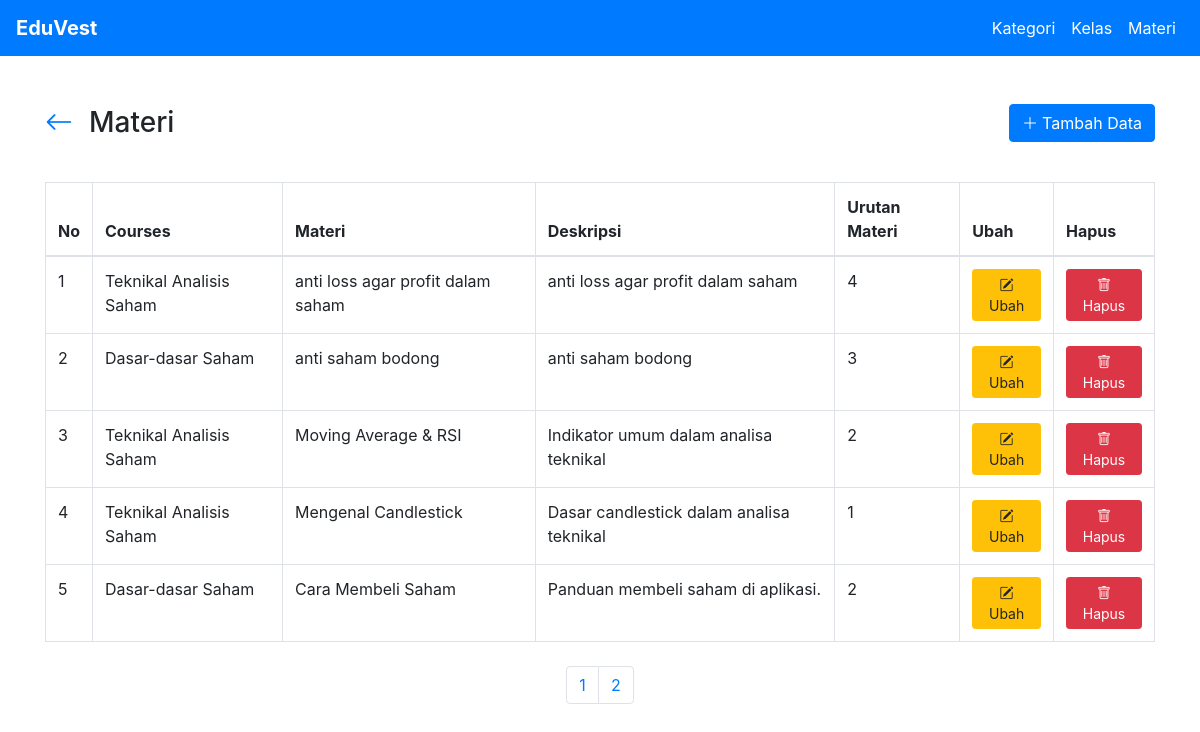
The app's page /lessons/select.php with its own data.
### tables this page shows
CREATE TABLE `lessons` (
  `id_lesson` int(11) NOT NULL,
  `id_course` int(11) NOT NULL,
  `lesson_name` varchar(255) NOT NULL,
  `lesson_description` varchar(255) NOT NULL,
  `lesson_order` int(11) NOT NULL
);

CREATE TABLE `courses` (
  `id_course` int(11) NOT NULL,
  `id_category` int(11) NOT NULL,
  `course_name` varchar(255) NOT NULL,
  `course_description` varchar(255) NOT NULL,
  `course_price` double NOT NULL,
  `course_pictures` varchar(255) NOT NULL
);

### config.php (called while the page is built, shortened)
<?php
    class DB{
        private $host="127.0.0.1";
        private $user="root";
        private $password="";
        private $database="db_eduvest";
        private $koneksi;
        public function __construct()
        {
            $this->koneksi = $this->koneksiDB();
        }
        public function koneksiDB()
        {
            $koneksi=mysqli_connect($this->host,$this->user,$this->password,$this->database);
            return $koneksi;
        }
        public function getALL($sql)
        {
            $result=mysqli_query($this->koneksi,$sql);
            while ($row=mysqli_fetch_assoc($result)) {
                $data[]=$row;
            }
            if (!empty($data)){
                return $data;
            }
        }
        public function rowCOUNT($sql)
        {
            $result=mysqli_query($this->koneksi,$sql);
            $count=mysqli_num_rows($result);
            return $count;
        }
    }
?>

### lessons/select.php (the view, shortened to what this page needs)
<?php
    require_once "../config.php";
    $db=new DB;
    $jumlahdata=$db->rowCOUNT("SELECT id_lesson FROM lessons");
    $banyak=5;
    $halaman=ceil($jumlahdata/$banyak);
    if (isset($_GET['p'])) {
            $p=$_GET['p'];
            $mulai=($p * $banyak)-$banyak;
        }else {
            $mulai=0;
        }
    $sql = "SELECT lessons.*, courses.course_name
    FROM lessons
    JOIN courses ON lessons.id_course = courses.id_course
    ORDER BY id_lesson DESC
    LIMIT $mulai, $banyak";
    $row=$db->getALL($sql);
    $no=1+$mulai;
?>
<!DOCTYPE html>
<html lang="en">
<head>
    <link rel="stylesheet" href="https://cdn.jsdelivr.net/npm/bootstrap@4.6.2/dist/css/bootstrap.min.css">
    <link rel="stylesheet" href="https://cdn.jsdelivr.net/npm/bootstrap-icons@1.10.5/font/bootstrap-icons.css">
</head>
<body>
    <nav class="navbar navbar-expand-lg navbar-dark bg-primary">
        <a class="navbar-brand" href="../"><strong>EduVest</strong></a>
        <div class="collapse navbar-collapse justify-content-end" id="navbarNav">
            <ul class="navbar-nav">
            <li class="nav-item active">
                <a class="nav-link" href="/eduvest/categories/select.php">Kategori</a>
            </li>
            <li class="nav-item active">
                <a class="nav-link" href="/eduvest/courses/select.php">Kelas</a>
            </li>
            <li class="nav-item active">
                <a class="nav-link" href="/eduvest/lessons/select.php">Materi</a>
            </li>
            </ul>
        </div>
    </nav>
    <div class="container">
        <div class="row mt-5">
            <div class="col">
                <div class="d-flex justify-content-between align-items-center mb-3">
                    <div class="d-flex align-items-center">
                        <h3 class="mr-3 m-0">
                            <a href="../" class="text-decoration-none">
                                <i class="bi bi-arrow-left"></i>
                            </a>
                        </h3>
                        <h3 class="mb-0">Materi</h3>
                    </div>
                    <a class="btn btn-primary" href="/eduvest/lessons/add.php" role="button"><i class="bi bi-plus-lg mr-1"></i>Tambah Data</a>
                </div>
            </div>
        </div>
        <div class="table-responsive mt-4">
           <table class="table table-bordered">
                <thead>
                    <tr>
                        <th>No</th>
                        <th>Courses</th>
                        <th>Materi</th>
                        <th>Deskripsi</th>
                        <th>Urutan Materi</th>
                        <th>Ubah</th>
                        <th>Hapus</th>
                    </tr>
                </thead>
                <tbody>
                    <?php foreach ($row as $r): ?>
                        <tr>
                            <td><?php echo $no++?></td>
                            <td><?php echo $r['course_name']?></td>
                            <td><?php echo $r['lesson_name']?></td>
                            <td><?php echo $r['lesson_description']?></td>
                            <td><?php echo $r['lesson_order']?></td>
                            <td><a href="/eduvest/lessons/edit.php?id=<?php echo $r['id_lesson']?>" class="btn btn-warning btn-sm"><i class="bi bi-pencil-square"></i> Ubah</a></td>
                            <td><a href="/eduvest/lessons/delete.php?id=<?php echo $r['id_lesson']?>" class="btn btn-danger btn-sm" onclick="return confirm('Yakin ingin menghapus data ini?')"><i class="bi bi-trash"></i> Hapus</a></td>
                        </tr>
                    <?php endforeach ?>
                </tbody>
            </table>
            <div class="container text-center mt-4">
                <nav>
                    <ul class="pagination justify-content-center">
                        <?php
                        for ($i = 1; $i <= $halaman; $i++) {
                            $active = (isset($_GET['p']) && $_GET['p'] == $i) ? 'active' : '';
                            echo '
                                <li class="page-item ' . $active . '">
                                    <a class="page-link" href="?f=lessons&m=select&p=' . $i . '">' . $i . '</a>
                                </li>
                            ';
                        }
                        ?>
                    </ul>
                </nav>
            </div>
        </div>
    </div>

### records on screen
lessons: id_course.course_name "Teknikal Analisis Saham", lesson_name "anti loss agar profit dalam saham", lesson_description "anti loss agar profit dalam saham", lesson_order "4"
lessons: id_course.course_name "Dasar-dasar Saham", lesson_name "anti saham bodong", lesson_description "anti saham bodong", lesson_order "3"
lessons: id_course.course_name "Teknikal Analisis Saham", lesson_name "Moving Average & RSI", lesson_description "Indikator umum dalam analisa teknikal", lesson_order "2"
lessons: id_course.course_name "Teknikal Analisis Saham", lesson_name "Mengenal Candlestick", lesson_description "Dasar candlestick dalam analisa teknikal", lesson_order "1"
lessons: id_course.course_name "Dasar-dasar Saham", lesson_name "Cara Membeli Saham", lesson_description "Panduan membeli saham di aplikasi.", lesson_order "2"
